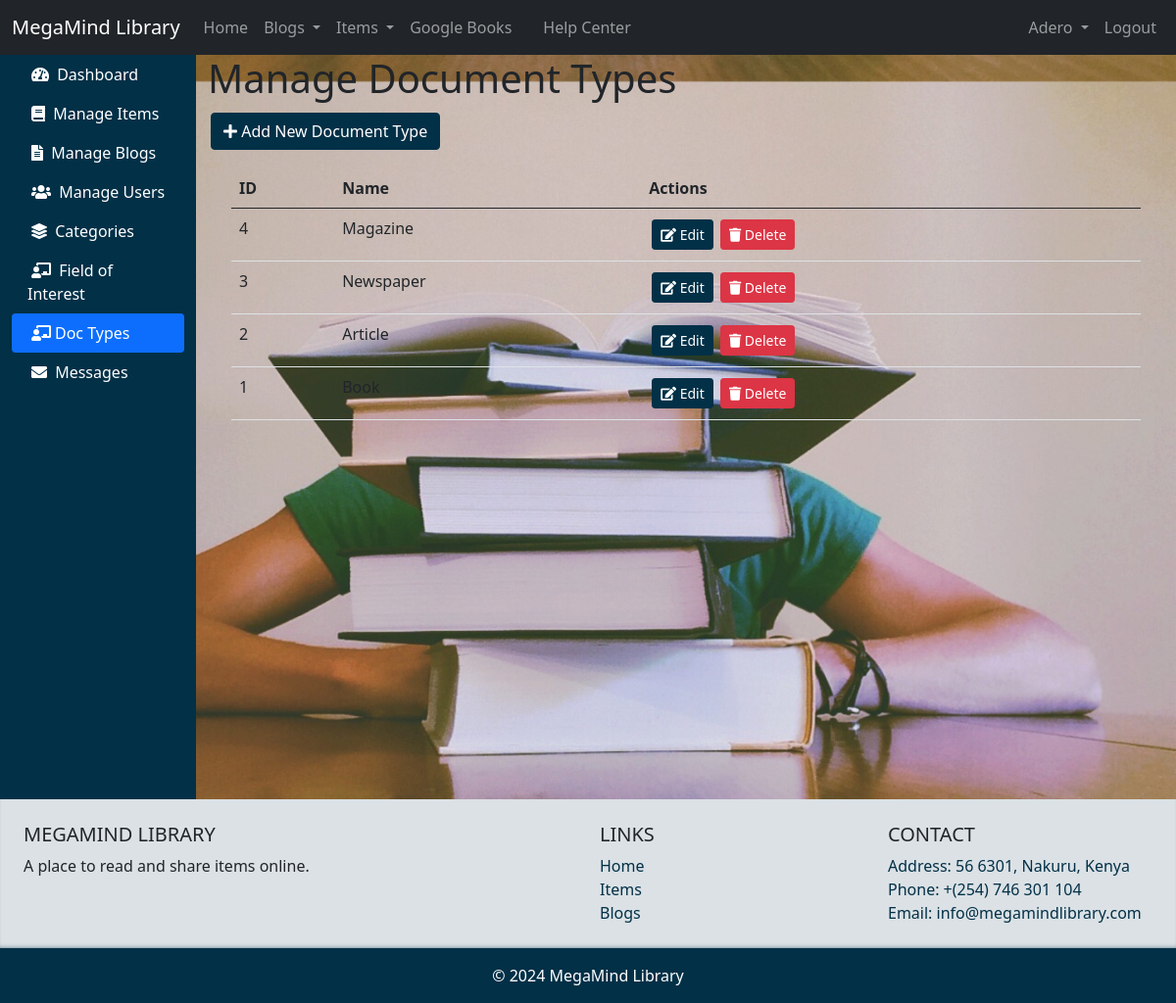
The app's page /Admin/admin_dashboard.php?tab=doc_types (signed in) with its own data.
### tables this page shows
CREATE TABLE `doc_types` (
  `id` int(15) NOT NULL,
  `type_name` varchar(255) NOT NULL
);

### inc/functions.php (called while the page is built, shortened)
<?php
include "config.php";
function getAllDocTypes()
{
    global $conn;
    $result = mysqli_query($conn, "SELECT * FROM doc_types ORDER BY id DESC");
    $rows = array();
    while ($row = mysqli_fetch_assoc($result)) {
        $rows[] = $row;
    }
    return $rows;
}

### Admin/manage_doc_types.php (the view, shortened to what this page needs)
<?php
$doc_types = getAllDocTypes();
?>
<h1>Manage Document Types</h1>
<div class="mb-3">
    <a href="./doc_type_upload.php" class="btn btn-primary"><i class="fas fa-plus"></i> Add New Document Type</a>
</div>
<div class="container" style="min-height: 50vh;">
    <table class="table table-hover">
        <thead>
            <tr>
                <th>ID</th>
                <th>Name</th>
                <th>Actions</th>
            </tr>
        </thead>
        <tbody>
            <?php foreach ($doc_types as $doc_type) { ?>
                <tr>
                    <td><?php echo $doc_type['id']; ?></td>
                    <td><?php echo $doc_type['type_name']; ?></td>
                    <td>
                        <a href="edit_doc_type.php?id=<?php echo $doc_type['id']; ?>" class="btn btn-sm btn-primary"><i class="fas fa-edit"></i> Edit</a>
                        <a href="delete_doc_type.php?id=<?php echo $doc_type['id']; ?>" class="btn btn-sm btn-danger"><i class="fas fa-trash"></i> Delete</a>
                    </td>
                </tr>
            <?php } ?>
        </tbody>
    </table>
</div>

### css/style.css (style rules this page uses)
body::before { content: ""; position: fixed; top: 0; right: 0; bottom: 0; left: 0; z-index: -1; background-image: url(./images/item_images/item-2.jpg); background-size: 100%; background-position: center center; background-attachment: fixed; opacity: 1; }
body { background-color: #f7f7f7; }
.btn-primary { background-color: #023047; border-color: #023047; margin: 3px; }

### records on screen
doc_types: id "4", type_name "Magazine"
doc_types: id "3", type_name "Newspaper"
doc_types: id "2", type_name "Article"
doc_types: id "1", type_name "Book"

### other values on screen
$_SESSION["username"] "Adero"
